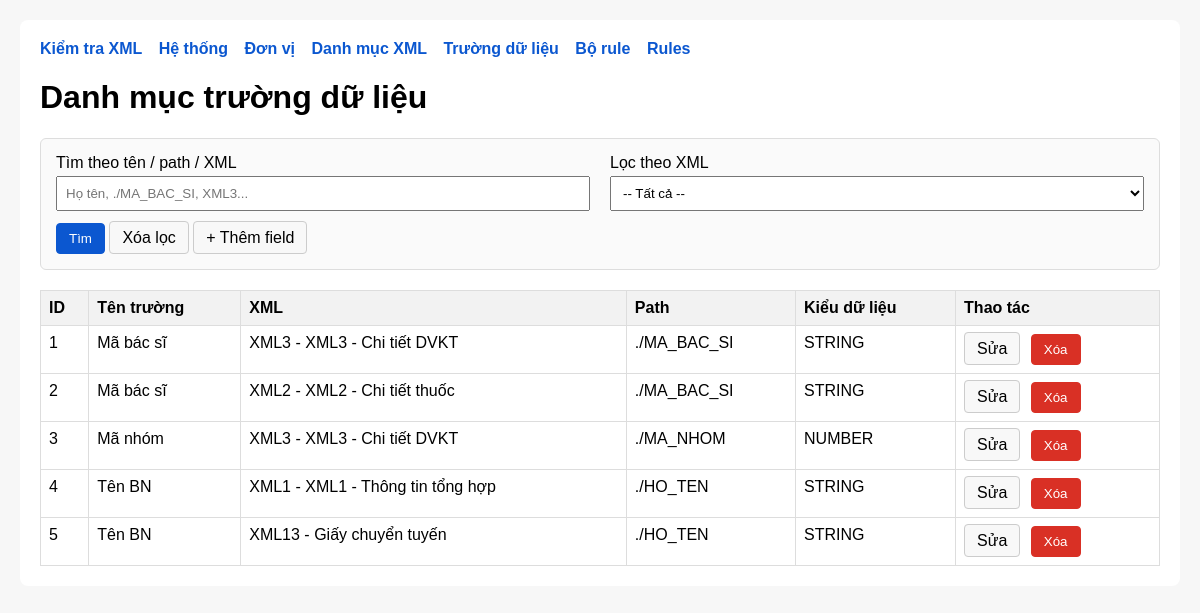
The app's page /fields/ with its own data.
### models/field_model.py (models this page shows, shortened)
class DanhMucTruongDuLieu(db.Model):
    __tablename__ = "danh_muc_truong_du_lieu"
    id = db.Column(db.Integer, primary_key=True)
    ten_truong = db.Column(db.String(255), nullable=False)
    xml_id = db.Column(db.Integer, db.ForeignKey("danh_muc_xml.id"), nullable=False)
    xml_path = db.Column(db.String(500), nullable=False)  # path bên trong từng phần tử của list
    data_type = db.Column(db.String(50), nullable=False, default="STRING")
    xml = db.relationship("DanhMucXml", backref="fields")

### models/xml_model.py (models this page shows, shortened)
class DanhMucXml(db.Model):
    __tablename__ = "danh_muc_xml"
    id = db.Column(db.Integer, primary_key=True)
    ma_xml = db.Column(db.String(50), nullable=False, unique=True)   # XML1, XML2, XML3
    ten_xml = db.Column(db.String(255), nullable=False)
    list_path = db.Column(db.String(500), nullable=False)            # path tính từ NOIDUNGFILE

### routes/field_routes.py (the view, shortened to what this page needs)
@field_bp.route("/", methods=["GET"])
def list_fields():
    keyword = (request.args.get("keyword") or "").strip()
    xml_id = (request.args.get("xml_id") or "").strip()
    query = DanhMucTruongDuLieu.query.join(DanhMucXml)
    if xml_id:
        query = query.filter(DanhMucTruongDuLieu.xml_id == int(xml_id))
    fields = query.order_by(DanhMucTruongDuLieu.id.asc()).all()
    xmls = DanhMucXml.query.order_by(DanhMucXml.id.asc()).all()
    return render_template(
        "fields.html",
        fields=fields,
        xmls=xmls,
        keyword=keyword,
        xml_id=xml_id
    )

### templates/fields.html (shortened to what this page needs)
{% extends "base.html" %}
{% block content %}
<h1>Danh mục trường dữ liệu</h1>
<div class="filter-box">
    <form method="GET">
        <div class="row">
            <div class="col">
                <label>Tìm theo tên / path / XML</label>
                <input type="text" name="keyword" value="{{ keyword }}" placeholder="Họ tên, ./MA_BAC_SI, XML3...">
            </div>
            <div class="col">
                <label>Lọc theo XML</label>
                <select name="xml_id">
                    <option value="">-- Tất cả --</option>
                </select>
            </div>
        </div>
        <button type="submit" class="btn btn-primary">Tìm</button>
        <a href="/fields" class="btn">Xóa lọc</a>
        <a href="/fields/create" class="btn">+ Thêm field</a>
    </form>
</div>
<table>
    <thead>
        <tr>
            <th>ID</th>
            <th>Tên trường</th>
            <th>XML</th>
            <th>Path</th>
            <th>Kiểu dữ liệu</th>
            <th>Thao tác</th>
        </tr>
    </thead>
    <tbody>
        {% for f in fields %}
        <tr>
            <td>{{ f.id }}</td>
            <td>{{ f.ten_truong }}</td>
            <td>{{ f.xml.ma_xml }} - {{ f.xml.ten_xml }}</td>
            <td>{{ f.xml_path }}</td>
            <td>{{ f.data_type }}</td>
            <td class="actions">
                <a class="btn" href="/fields/{{ f.id }}/edit">Sửa</a>
                <form class="inline" method="POST" action="/fields/{{ f.id }}/delete" onsubmit="return confirm('Xóa field này?');">
                    <button class="btn btn-danger" type="submit">Xóa</button>
                </form>
            </td>
        </tr>
        {% endfor %}
    </tbody>
</table>
{% endblock %}

### templates/base.html (style rules this page uses)
body { font-family: Arial, sans-serif; margin: 20px; background: #f7f7f7; }
table { width: 100%; border-collapse: collapse; margin-top: 12px; }
table, th, td { border: 1px solid #ddd; }
th, td { padding: 8px; text-align: left; vertical-align: top; }
th { background: #f2f2f2; }
.actions a, .actions button { margin-right: 6px; }
.btn, button { padding: 7px 12px; border: 1px solid #ccc; background: #f8f8f8; cursor: pointer; border-radius: 4px; text-decoration: none; color: black; }
.btn-primary { background: #0b57d0; color: white; border-color: #0b57d0; }
.btn-danger { background: #d93025; color: white; border-color: #d93025; }
form.inline { display: inline; }
.filter-box, .form-box { border: 1px solid #ddd; padding: 15px; background: #fafafa; border-radius: 6px; margin-bottom: 20px; }
input[type="text"], select, textarea { width: 100%; padding: 8px; margin-top: 4px; margin-bottom: 12px; box-sizing: border-box; }
.row { display: flex; gap: 20px; }
.col { flex: 1; }

### records on screen
DanhMucTruongDuLieu: id "1", ten_truong "Mã bác sĩ", xml.ma_xml "XML3", xml.ten_xml "XML3 - Chi tiết DVKT", xml_path "./MA_BAC_SI", data_type "STRING"
DanhMucTruongDuLieu: id "2", ten_truong "Mã bác sĩ", xml.ma_xml "XML2", xml.ten_xml "XML2 - Chi tiết thuốc", xml_path "./MA_BAC_SI", data_type "STRING"
DanhMucTruongDuLieu: id "3", ten_truong "Mã nhóm", xml.ma_xml "XML3", xml.ten_xml "XML3 - Chi tiết DVKT", xml_path "./MA_NHOM", data_type "NUMBER"
DanhMucTruongDuLieu: id "4", ten_truong "Tên BN", xml.ma_xml "XML1", xml.ten_xml "XML1 - Thông tin tổng hợp", xml_path "./HO_TEN", data_type "STRING"
DanhMucTruongDuLieu: id "5", ten_truong "Tên BN", xml.ma_xml "XML13", xml.ten_xml "Giấy chuyển tuyến", xml_path "./HO_TEN", data_type "STRING"
